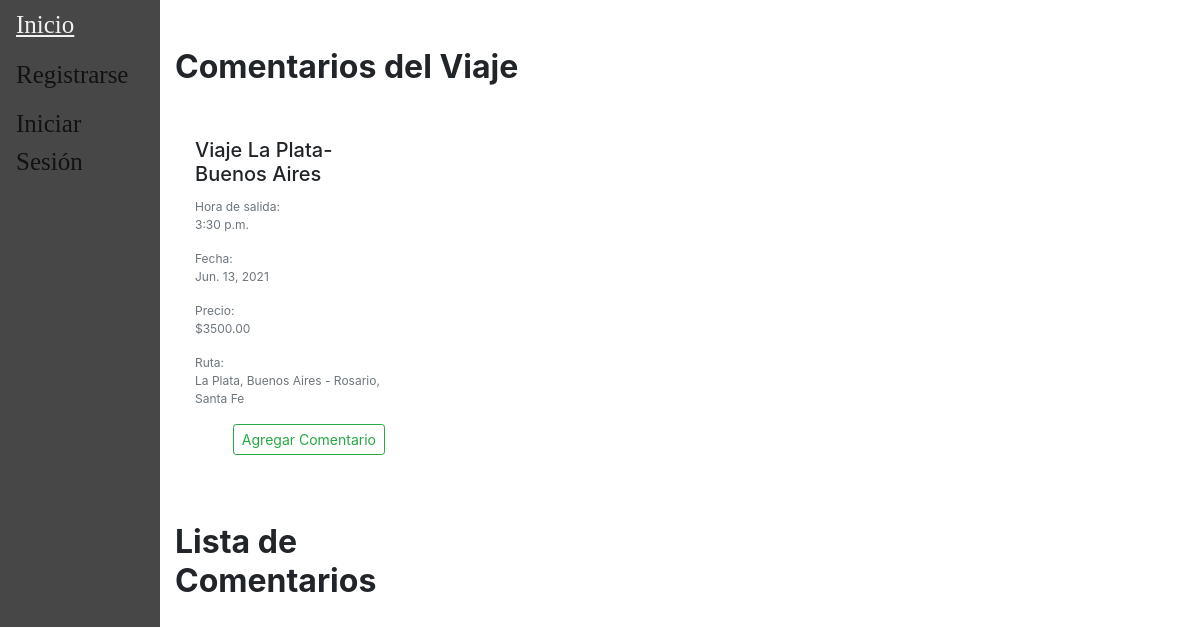
The app's page /accounts/comentarios/1/, older data.
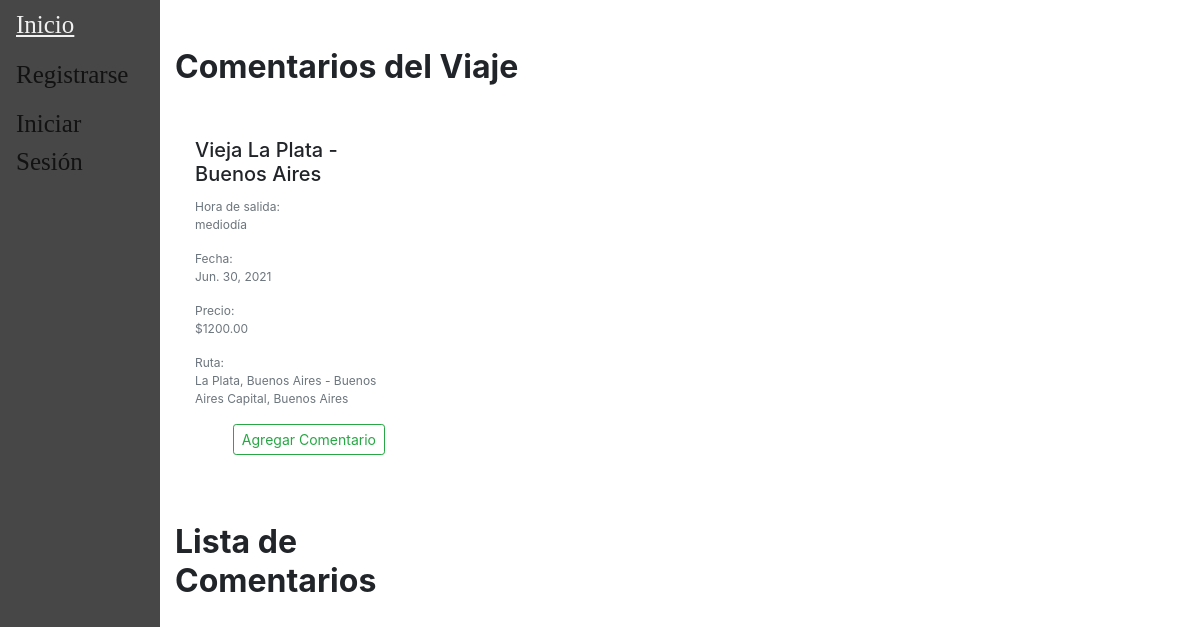
The same page, newer data.
### main/models.py (models this page shows, shortened)
class Viaje(models.Model):
    descripcion = models.CharField(max_length=100)
    fecha = models.DateField(validators=[MinValueValidator(datetime.date.today())])
    hora = models.TimeField(default=None)
    ruta =  models.ForeignKey(Ruta, default=None, on_delete=models.CASCADE)
    chofer = models.ForeignKey(Chofer, default=None, on_delete=models.CASCADE)
    combi =  models.ForeignKey(Combi, default=None, on_delete=models.CASCADE)
    precio = models.DecimalField(default=None, max_digits=10, decimal_places=2, validators=[MinValueValidator(0)])
    insumo = models.ManyToManyField(Insumo,blank=True)
    pasajeros = models.ManyToManyField(Pasajero, blank=True)
    class Meta:
        unique_together = ('chofer', 'fecha','hora', 'ruta',)

class Ruta(models.Model):
    origen = models.ForeignKey(Lugar, default=None, on_delete=models.CASCADE, related_name='origen')
    destino = models.ForeignKey(Lugar, default=None, on_delete=models.CASCADE, related_name='destino')
    class Meta:
        unique_together = ('origen', 'destino')
    def __str__(self):
        return str(self.origen)+" - "+str(self.destino)

class Lugar(models.Model):
    localidad = models.CharField(max_length=150)
    provincia = models.CharField(max_length=100)
    class Meta:
        unique_together = ('localidad', 'provincia',)
    def __str__(self):
        return (self.localidad+", "+self.provincia)

### users/views.py (the view)
# urls.py: path('accounts/comentarios/<viaje_id>/', regviews.comentarios, name="comentario"),
def comentarios(response,viaje_id):
	if response.method == 'POST':
		form = CustomComentarioForm(response.POST)
		if form.is_valid():
			via = Viaje.objects.get(pk=viaje_id)
			comentario = Comentario(usuario=response.user,
									texto=form.cleaned_data['texto'],
									viaje=via)
			comentario.save()
			return redirect('comentario', viaje_id)
	else:
		viajes = Viaje.objects.get(pk=viaje_id)
		comentarios = CustomComentarioForm()
		return render(response, 'users/comentarios.html',{'user': response.user, 'viajes': viajes,
	 			'comentarios': comentarios })

### users/templates/users/comentarios.html (shortened to what this page needs)
{% extends "main/base.html" %}
{% block content %}
{% load crispy_forms_tags %}
<div class="container mx-auto">
    <div class="row">
      <div class="col-sm-12 col-md-12 col-lg-9 pb-4">
	    	<div class="row">
	    		<div class="col-6 my-auto">
	    			<h2 class="font-weight-bold pt-4">Comentarios del Viaje</h2>
	    		</div>
	    	</div>
	      	<br>
	      	<div class="row">
			    	<div class="col-sm-12 col-md-6 col-lg-4 pb-4">
		                <div class="h-100">
							<div class="card-body">
		                  		<h5 class="card-title">{{ viajes.descripcion }}</h5>
                          <p class="text-muted mb-0" style="font-size: 12px">Hora de salida:</p>
		                    	<p class="card-text text-muted" style="font-size:12px">{{ viajes.hora }}</p>
                          <p class="text-muted mb-0" style="font-size: 12px">Fecha:</p>
                          <p class="card-text text-muted" style="font-size:12px">{{ viajes.fecha }}</p>
                          <p class="text-muted mb-0" style="font-size: 12px">Precio:</p>
                          <p class="card-text text-muted" style="font-size:12px">${{ viajes.precio }}</p>
                          <p class="text-muted mb-0" style="font-size: 12px">Ruta:</p>
                          <p class="card-text text-muted" style="font-size:12px">{{ viajes.ruta }}</p>
                          <div class="text-right">
                            <button type="button" class="btn btn-outline-success btn-sm" data-toggle="modal" data-target="#comentarioModal">Agregar Comentario</button>
                          </div>
		                	</div>
		              	</div>
		            </div>
                <div class="col-sm-12 col-md-12 col-lg-9 pb-4">
          	    	<div class="row">
          	    		<div class="col-6 my-auto">
          	    			<h2 class="font-weight-bold pt-4">Lista de Comentarios</h2>
          	    		</div>
          	    	</div>
          	      	<br>
          	    </div>
	        </div>
	    </div>
	</div>
</div>
{% endblock %}

Row changes from the older to the newer data that the page shows:
changed Viaje: descripcion "Viaje La Plata-Buenos Aires" → "Vieja La Plata - Buenos Aires"; hora "3:30 p.m." → "mediodía"; fecha "Jun. 13, 2021" → "Jun. 30, 2021"; precio "3500.00" → "1200.00"; ruta "La Plata, Buenos Aires - Rosario, Santa Fe" → "La Plata, Buenos Aires - Buenos Aires Capital, Buenos Aires"
